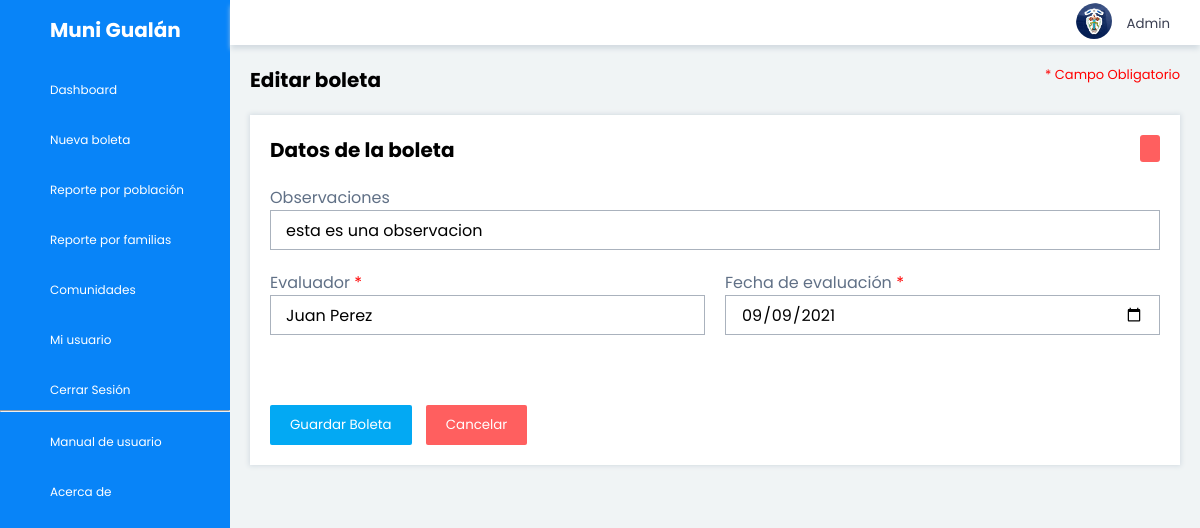
Screenshot of /editBoletaDatos.php?id_familia=74 (signed in) with the database file from the repository.
### tables this page shows
CREATE TABLE IF NOT EXISTS `tbl_boleta` (
`id_boleta` int(11) NOT NULL AUTO_INCREMENT ,
`evaluador` varchar(50) NOT NULL ,
`observaciones` varchar(250),
`fecha_aplicacion` datetime,
`estado` int(11) NOT NULL,
`id_usuario` int(11) NOT NULL,
`fecha_commit` datetime DEFAULT CURRENT_TIMESTAMP,
`fecha_update` datetime DEFAULT CURRENT_TIMESTAMP ON UPDATE CURRENT_TIMESTAMP,
PRIMARY KEY (`id_boleta`)
);

### controllers/conexion.php (called while the page is built, shortened)
<?php
class Conexion{
    public function __construct()
    {
        try{
            $this->pdo = new PDO("mysql:host=".DB_HOST.";dbname=".DB_BASE_DATOS, DB_USER, DB_PASS);
        } catch (Exception $e){
            echo "Error: " . $e->getMessage();
            die('Error'.$e->getMessage());
        }
    }
}
?>

### controllers/reporteFamiliaController.php (called while the page is built, shortened)
<?php
include_once ('conexion.php');
class ReporteFamiliaController{
    public function buscarDatosBoleta($id)
    {
        try{
            $conexion = new Conexion();
            $sql = "SELECT b.id_boleta, b.observaciones, b.evaluador, b.fecha_aplicacion from
                    tbl_boleta as b inner join
                    tbl_familia as f on f.id_boleta = b.id_boleta
                    where f.id_familia = $id;";
            $stmt = $conexion->pdo->prepare($sql);
            $stmt->execute();
            $registro = $stmt->fetch(PDO::FETCH_OBJ);
            $r = array(
                "id_boleta" => $registro->id_boleta,
                "observaciones" => $registro->observaciones,
                "evaluador" => $registro->evaluador,
                "fecha_aplicacion" => $registro->fecha_aplicacion
            );
            return $r;
        }
        catch (Exception $e)
        {
            die($e->getMessage());
        }
    }
}
?>

### editBoletaDatos.php (the view, shortened to what this page needs)
<?php
    include_once 'views/layout/header.php';
    $id_familia = $_GET['id_familia'];
    include_once 'views/layout/sidebar.php';
    include_once 'views/layout/topbar.php';
    include_once 'controllers/reporteFamiliaController.php';
    $controlador = new ReporteFamiliaController();
    $datos_boleta = $controlador->buscardatosboleta($id_familia);
    $fecha_mostrar = date("Y-m-d", strtotime($datos_boleta['fecha_aplicacion']));
?>
<div class="content-wrapper">
    <div class="box-header">
        <h2>Editar boleta</h2>
        <div>
            <p style="font-size: small; color: red;">* Campo Obligatorio</p>
        </div>
    </div>
    <div class="content">
        <div class="row">
            <div class="box color-light">
                <div class="box-header">
                    <h2>Datos de la boleta</h2>
                    <div>
                        <a href="showFamilia.php?id_familia=<?php echo $id_familia ?>" class="btn color-danger text-light"><i class="las la-times"></i></a>
                    </div>
                </div>
                <div class="form-contaniter">
                <form role="form" name="edit-form-datos-boleta" id="edit-form-datos-boleta" method="POST"
                        action="controllers/prueba.php">
                    <div class="form-row-1">
                        <div class="form-item">
                            <label for="txt_observaciones_encuesta" class="text-gray">Observaciones</label>
                            <input type="text" id="txt_observaciones_encuesta" name="txt_observaciones_encuesta" value="<?php echo $datos_boleta['observaciones'] ?>"
                            class="form-control" placeholder="">
                        </div>
                    </div>
                    <div class="form-row-2">
                        <div class="form-item">
                            <label for="txt_evaluador" class="text-gray">Evaluador <span style="color: red;">*</span></label>
                            <input type="text" id="txt_evaluador" required name="txt_evaluador" value="<?php echo $datos_boleta['evaluador'] ?>"
                            class="form-control" placeholder="" >
                        </div>
                        <div class="form-item">
                            <label for="txt_fecha_evaluacion" class="text-gray">Fecha de evaluación <span style="color: red;">*</span></label>
                            <input type="date" id="txt_fecha_evaluacion" required name="txt_fecha_evaluacion" value="<?php echo $fecha_mostrar ?>"
                            class="form-control" placeholder="">
                        </div>
                    </div>
                    <div class="content-footer">
                        <div class="form-footer">
                            <input type="submit" value="Guardar Boleta" id="editar-form" class="color-primary text-light">
                            <a href="showFamilia.php?id_familia=<?php echo $id_familia ?>"><input type="button" value="Cancelar" class="color-danger text-light"></a>
                        </div>
                    </div>
                    </form>
                </div>
            </div>
        </div>
    </div>
</div>
<?php
    include_once ('views/layout/footer.php');
?>

### css/style.css (style rules this page uses)
:root { --main-color: #0884f8; --dark-color: #009CAD; --light-color: #45D5E6; --white-color: #ffffff; --hover-color: #46a1f7; --text-grey: #607086; --base-color: #f0f4f5; --blue: #03a9f3; --indigo: #6610f2; --purple: #ab8ce4; --pink: #E91E63; --red: #f96868; --orange: #fb9678; --yellow: #ffb463; --green: #00c292; --teal: #58d8a3; --cyan: #57c7d4; --white: #ffffff; --gray: #6c757d; --gray-dark: #0f1531; --gray-light: #aab2bd; --gray-lighter: #d4dce2; --gray-lightest: #e6e9ed; --black: #000000; --primary: #03a9f3; --secondary: #f4f4f4; --success: #00c292; --info: #ab8ce4; --warning: #ffb463; --danger: #ff5f5f; --light: #ffffff; --dark: #3a3f51; --t1: 30px; --t2: 25px; --t3: 20px; --t4: 16px; --t5: 14px; --t6: 12px; --t7: 10px; --t8: 8px; }
.color-primary { background: var(--primary); }
.color-danger { background: var(--danger); }
.color-light { background: var(--light); }
.text-light { color: var(--white-color); }
.text-gray { color: var(--text-grey); }
.text-light { color: var(--light); }
* { font-family: 'Poppins', sans-serif; margin: 0; padding: 0; box-sizing: border-box; }
body { overflow-x: hidden; }
h2 { font-size: var(--t3); }
.content-wrapper { width: 100%; padding: 20px; }
.content-wrapper .content { padding: 0px; }
.row { position: relative; width: 100%; display: grid; grid-gap: 20px; grid-template-columns: repeat(1,1fr); padding-bottom: 20px; }
.box { position: relative; display: grid; width: 100%; padding: 20px; box-shadow: 0px 0px 5px 1px var(--gray-lighter); }
.box .box-header { display: flex; justify-content: space-between; align-items: flex-start; margin-bottom: 20px; }
.box-header { display: flex; justify-content: space-between; align-items: flex-start; margin-bottom: 20px; }
.btn { position: relative; padding: 5px 10px; color: var(--light); text-decoration: none; border-radius: 3px; font-size: var(--t6); border: none; cursor: pointer; }
.form-footer { padding-top: 20px; }
.form-footer input { padding: 10px 20px 10px 20px; margin-right: 10px; border: none; cursor: pointer; border-radius: 2px; }
.form-row-1 { width: 100%; position: relative; display: grid; grid-template-columns: repeat(1,1fr); grid-gap: 20px; padding-bottom:10px; }
.form-row-2 { width: 100%; position: relative; display: grid; grid-template-columns: repeat(2,1fr); grid-gap: 20px; padding-bottom:10px; }
.form-item { display: flex; flex-direction: column; margin-bottom: 10px; width: 100%; min-width: 150px; }
.form-item .form-control { border: 1px solid var(--gray-light); height: 40px; padding: 0px 15px; font-size: medium; }

### rows the page displays
tbl_boleta: txt_observaciones_encuesta "esta es una observacion", txt_evaluador "Juan Perez", txt_fecha_evaluacion "09/09/2021"

### other values shown
$_SESSION['usuario'] "Admin"
